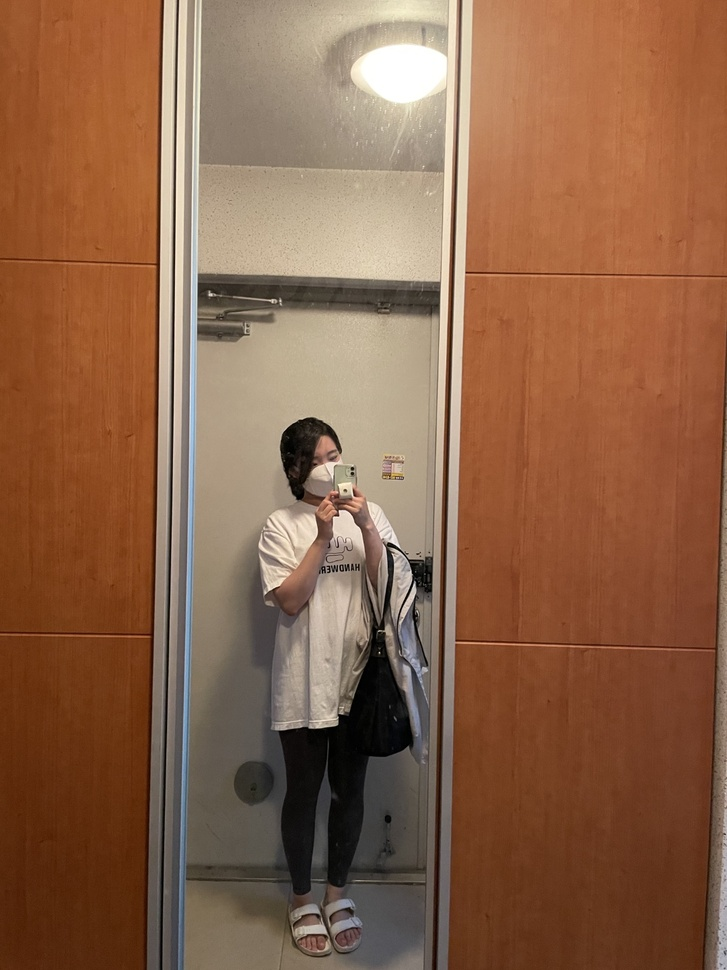
#> input picture openCV/Image/hani_03.jpg, 727 x 970 px, shrunk from 1080 x 1440 before the run
$ jupyter execute '05. 대칭.ipynb'
#> lines starting #> are read from the running program, lines starting #| are printed output that depends on the picture
[cell 1]
import cv2

src = cv2.imread("Image/hani_03.jpg", cv2.IMREAD_COLOR)
#> src is the input picture: shape (970, 727, 3); mean B, G, R 73, 99.4, 139.8
dst = cv2.flip(src, 0) # x축 대칭(상하 대칭)
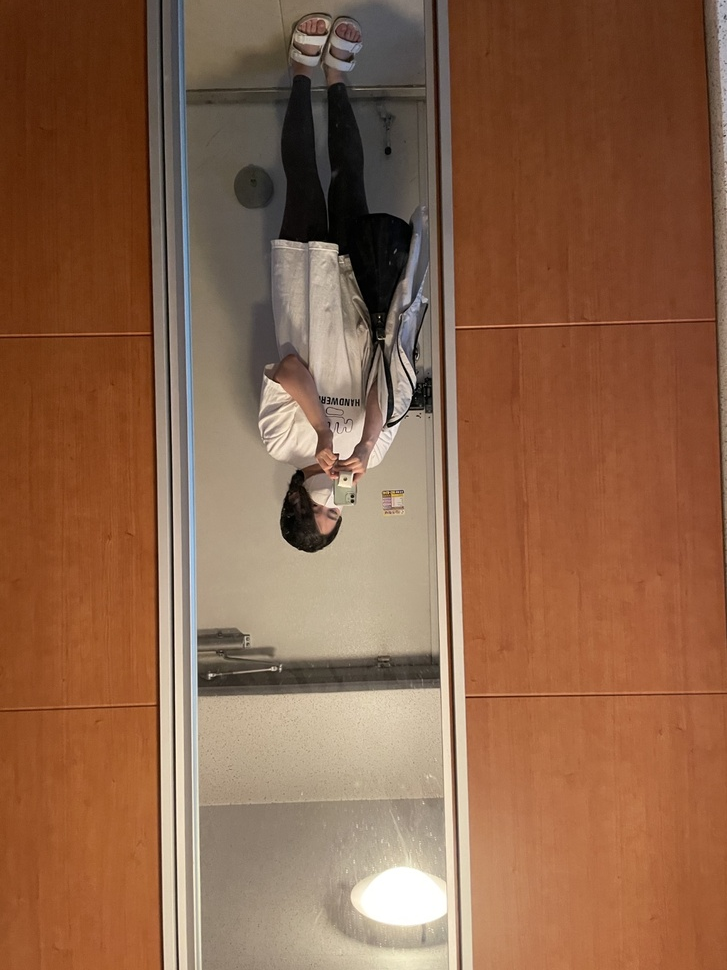
#> dst: shape (970, 727, 3); mean B, G, R 73, 99.4, 139.8

cv2.imshow("src", src)
cv2.imshow('dst', dst)
cv2.waitKey()
cv2.destroyAllWindows()


$ run again, with openCV/Image/hani_01.jpg copied over openCV/Image/hani_03.jpg
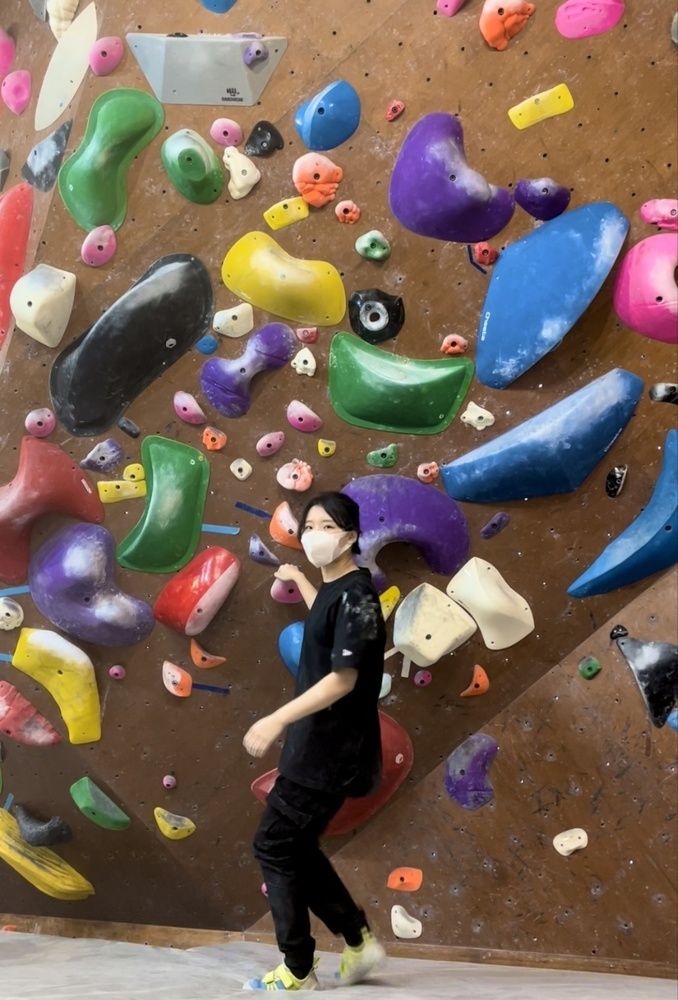
#> input picture openCV/Image/hani_01.jpg, 678 x 1000 px, shrunk from 977 x 1440 before the run
#> src is the input picture: shape (1000, 678, 3); mean B, G, R 87.8, 100.1, 119.2
#> `dst = cv2.flip(src, 0)`:
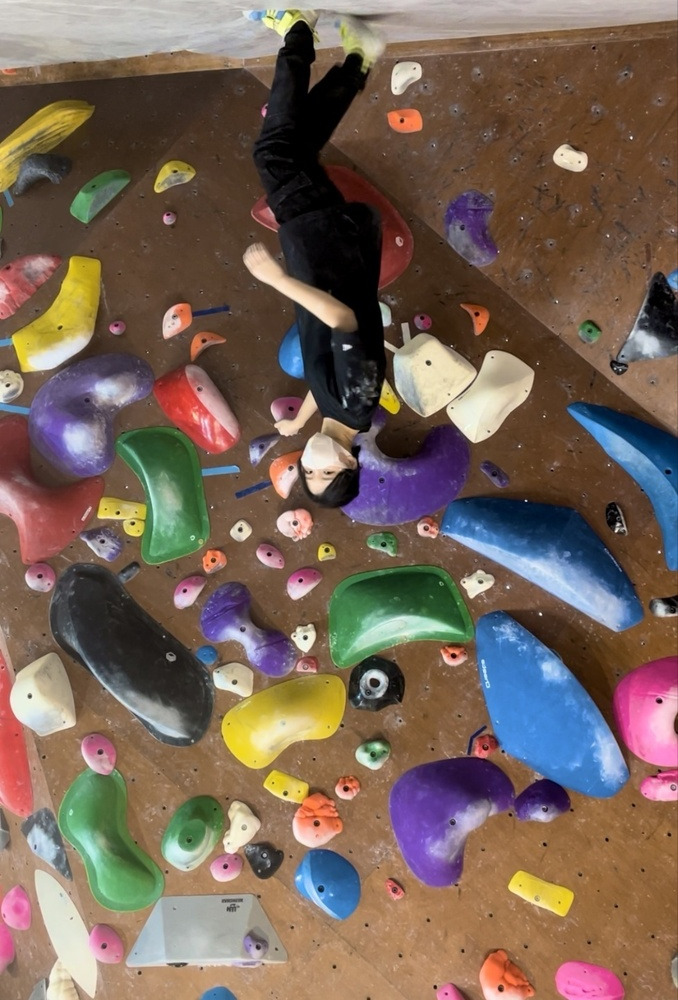
#> dst: shape (1000, 678, 3); mean B, G, R 87.8, 100.1, 119.2

$ run again, with openCV/Image/beach.jpg copied over openCV/Image/hani_03.jpg
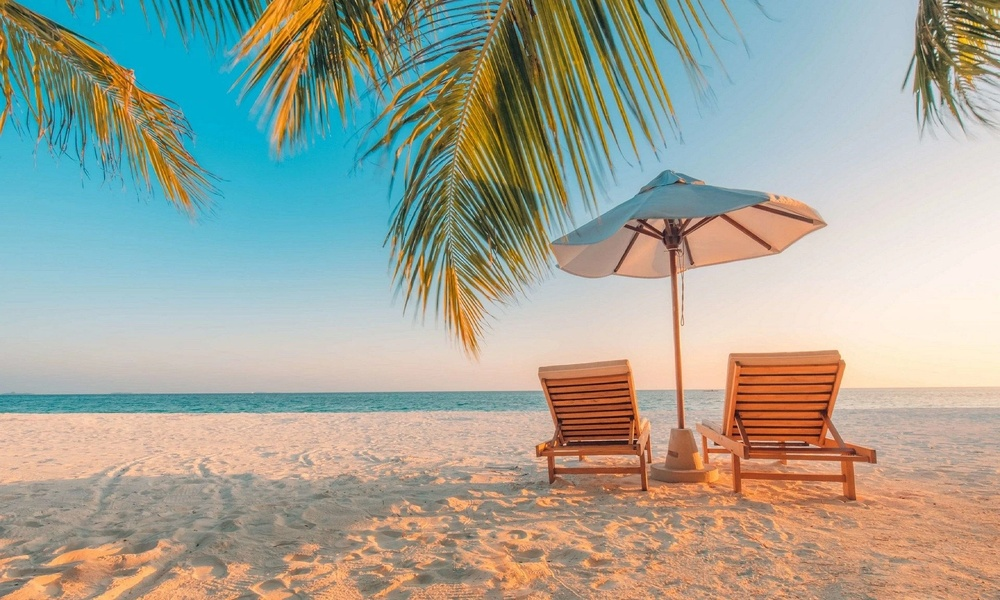
#> input picture openCV/Image/beach.jpg, 1000 x 600 px, shrunk from 1920 x 1152 before the run
#> src is the input picture: shape (600, 1000, 3); mean B, G, R 152.1, 165, 162.8
#> `dst = cv2.flip(src, 0)`:
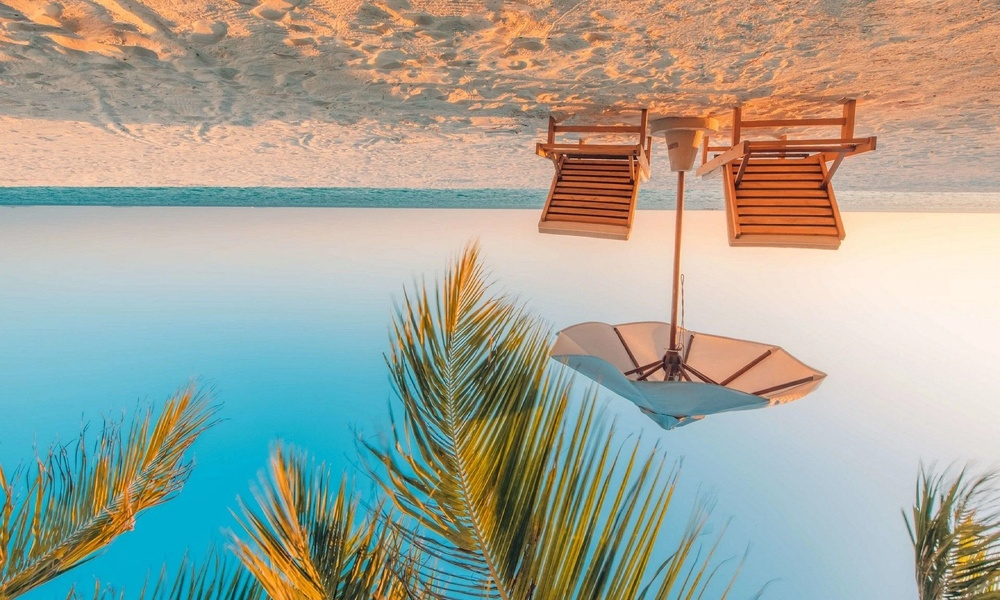
#> dst: shape (600, 1000, 3); mean B, G, R 152.1, 165, 162.8
